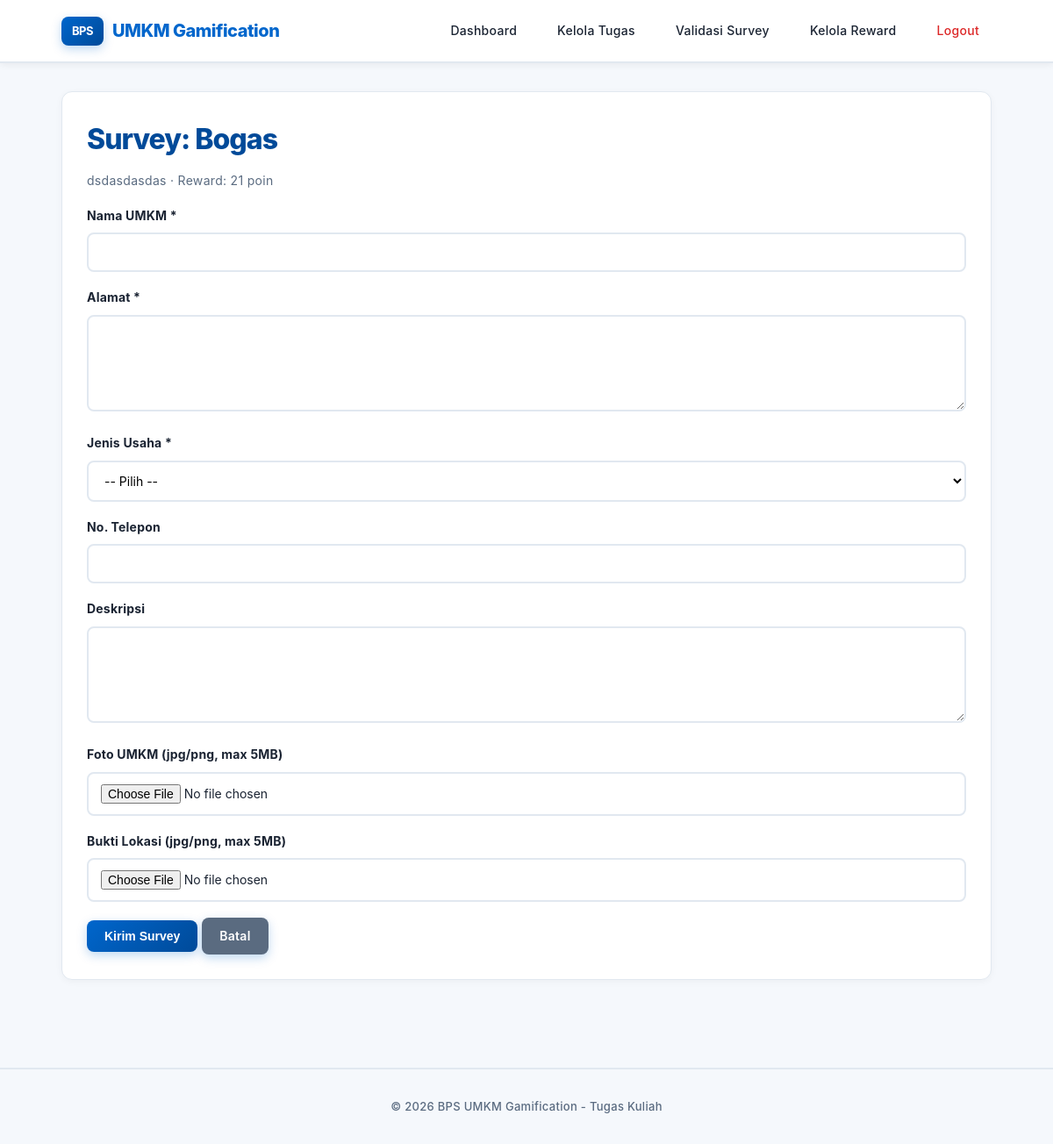
Screenshot of /user/survey.php?task_id=4 (signed in) with the database file from the repository.
### tables this page shows
CREATE TABLE `tasks` (
  `id` int(11) NOT NULL,
  `judul` varchar(150) NOT NULL,
  `deskripsi` text DEFAULT NULL,
  `lokasi` varchar(150) DEFAULT NULL,
  `poin_reward` int(11) DEFAULT 10,
  `is_completed` tinyint(1) DEFAULT 0,
  `created_at` timestamp NOT NULL DEFAULT current_timestamp()
);

### includes/auth.php (called while the page is built, shortened)
<?php
function e($s){ return htmlspecialchars($s ?? '', ENT_QUOTES, 'UTF-8'); }

### user/survey.php (the view, shortened to what this page needs)
<?php
require_once __DIR__ . '/../includes/auth.php';
require_once __DIR__ . '/../config/database.php';
$task_id = (int)($_GET['task_id'] ?? 0);
$task = $conn->query("SELECT * FROM tasks WHERE id=$task_id")->fetch_assoc();
include __DIR__ . '/../includes/header.php';
?>
<div class="card">
  <h1>Survey: <?= e($task['judul']) ?></h1>
  <p class="muted"><?= e($task['deskripsi']) ?> · Reward: <?= (int)$task['poin_reward'] ?> poin</p>
  <form method="post" enctype="multipart/form-data" style="margin-top:18px">
    <div class="form-group"><label>Nama UMKM *</label><input type="text" name="nama_umkm" required></div>
    <div class="form-group"><label>Alamat *</label><textarea name="alamat" required></textarea></div>
    <div class="form-group"><label>Jenis Usaha *</label>
      <select name="jenis_usaha" required>
        <option value="">-- Pilih --</option>
      </select>
    </div>
    <div class="form-group"><label>No. Telepon</label><input type="text" name="no_telepon"></div>
    <div class="form-group"><label>Deskripsi</label><textarea name="deskripsi"></textarea></div>
    <div class="form-group"><label>Foto UMKM (jpg/png, max 5MB)</label><input type="file" name="foto_umkm" accept="image/*"></div>
    <div class="form-group"><label>Bukti Lokasi (jpg/png, max 5MB)</label><input type="file" name="bukti_lokasi" accept="image/*"></div>
    <button type="submit" class="btn-primary">Kirim Survey</button>
    <a href="tasks.php" class="btn-primary" style="background:var(--muted)">Batal</a>
  </form>
</div>
<?php include __DIR__ . '/../includes/footer.php'; ?>

### assets/css/style.css (style rules this page uses)
:root { --primary: #0066cc; --primary-dark: #004a99; --bg: #f5f8fc; --card: #fff; --text: #1a2332; --muted: #5a6b80; --border: #e1e8f0; --success: #16a34a; --error: #dc2626; --warning: #f59e0b; }
* { box-sizing: border-box; margin: 0; padding: 0; }
body { font-family: -apple-system, BlinkMacSystemFont, 'Segoe UI', Roboto, 'Helvetica Neue', sans-serif; background: var(--bg); color: var(--text); line-height: 1.6; letter-spacing: 0.3px; }
.btn-primary, .btn { background: linear-gradient(135deg, var(--primary), var(--primary-dark)); color: #fff !important; padding: 10px 20px; border-radius: 8px; border: none; cursor: pointer; text-decoration: none; display: inline-block; font-size: 14px; font-weight: 600; transition: all 0.25s ease; box-shadow: 0 4px 12px rgba(0, 102, 204, 0.25); }
.card { background: var(--card); border: 1px solid var(--border); border-radius: 12px; padding: 28px; margin-bottom: 20px; box-shadow: 0 2px 8px rgba(0, 0, 0, 0.04); transition: all 0.3s ease; }
h1 { font-size: 32px; margin-bottom: 10px; color: var(--primary-dark); font-weight: 800; letter-spacing: -1px; }
.muted { color: var(--muted); font-size: 14px; line-height: 1.6; }
.form-group { margin-bottom: 18px; }
label { display: block; font-weight: 700; margin-bottom: 8px; font-size: 14px; color: var(--text); letter-spacing: 0.2px; }
input, textarea, select { width: 100%; padding: 12px 14px; border: 2px solid var(--border); border-radius: 8px; font-size: 14px; font-family: inherit; background: #fff; transition: all 0.25s ease; }
input::placeholder, textarea::placeholder { color: #a0aec0; }
textarea { min-height: 110px; resize: vertical; }

### rows the page displays
tasks: judul "Bogas", deskripsi "dsdasdasdas", poin_reward "21"
